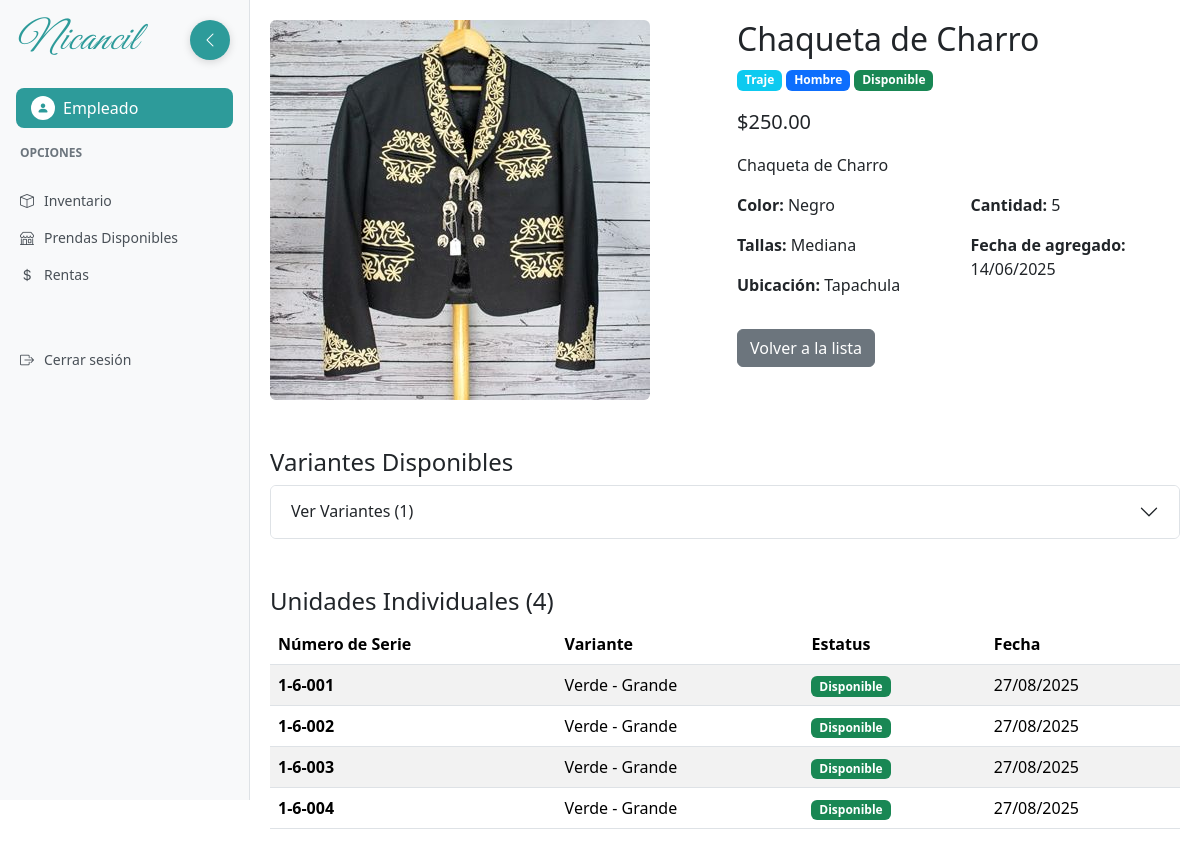
The page /prenda/1/ (signed in) on the database its author committed.
### usuarios/models.py (models this page shows)
class Usuario(AbstractUser):
    ROLES=(
        ("admin", "Administrador"),
        ("emp", "Empleado"),
        )
    rol=models.CharField(max_length=10, choices=ROLES, default="emp")

### inventario/models.py (models this page shows, shortened)
class Prenda(models.Model):
    TIPOS = (
        ('traje', 'Traje'),
        ('vestido', 'Vestido'),
        ('accesorio', 'Accesorio'),
    )
    ESTATUS = (
        ('disponible', 'Disponible'),
        ('apartado', 'Apartado'),
        ('en_uso', 'En Uso'),
        ('dañado', 'Dañado'),
        ('mantenimiento', 'En Mantenimiento'),
        ('lavanderia', 'En Lavandería'),
    )
    GENEROS = (
        ('hombre', 'Hombre'),
        ('mujer', 'Mujer'),
        ('unisex', 'Unisex'),
    )
    nombre = models.CharField(max_length=100)
    descripcion = models.TextField()
    precio = models.DecimalField(max_digits=10, decimal_places=2)
    tipo = models.CharField(max_length=20, choices=TIPOS, default='traje')
    color = models.CharField(max_length=50, blank=True)
    estatus = models.CharField(max_length=20, choices=ESTATUS, default='disponible')
    tallas = models.CharField(max_length=50, blank=True)
    genero = models.CharField(max_length=10, choices=GENEROS, default='unisex')
    lugar = models.CharField(max_length=100, blank=True, verbose_name="Lugar o sitio del traje")
    cantidad = models.PositiveIntegerField(default=1)
    imagen = models.ImageField(upload_to='prendas/', null=True, blank=True)
    fecha_creacion = models.DateTimeField(auto_now_add=True)

class PrendaUnidad(models.Model):
    variante=models.ForeignKey(PrendaVariante, on_delete=models.CASCADE, related_name='unidades' )
    numero_serie=models.CharField(max_length=20, unique=True)
    estatus=models.CharField(max_length=20, choices=Prenda.ESTATUS, default='disponible')
    fecha_creacion=models.DateTimeField(auto_now_add=True)
    notas=models.TextField(blank=True, help_text="Notas adicionales sobre la unidad")
    class Meta:
        verbose_name="Unidad de Prenda"
        verbose_name_plural="Unidades de Prenda"
        ordering=['numero_serie']

class PrendaVariante(models.Model):
    prenda = models.ForeignKey(Prenda, on_delete=models.CASCADE, related_name='variantes')
    color = models.CharField(max_length=50)
    talla = models.CharField(max_length=20)
    cantidad = models.PositiveIntegerField(default=1)
    estatus = models.CharField(max_length=20, choices=Prenda.ESTATUS)
    imagen = models.ImageField(upload_to='variantes/', null=True, blank=True)
    class Meta:
        unique_together = ('prenda', 'color', 'talla')

### inventario/views.py (the view)
# urls.py: path('prenda/<int:pk>/', views.prenda_detalle, name='prenda_detalle'),
@login_required
def prenda_detalle(request, pk):
    prenda = get_object_or_404(Prenda, pk=pk)
    unidades=PrendaUnidad.objects.filter(variante__prenda=prenda)
    return render(request, 'inventario/prenda_detalle.html', {'prenda': prenda, 'unidades':unidades})

### templates/inventario/prenda_detalle.html (shortened to what this page needs)
{% extends 'base_dashboard.html' %}
{% block content %}
    <div class="row">
        <div class="col-md-6">
            {% if prenda.imagen %}
                <img src="{{ prenda.imagen.url }}" class="img-fluid rounded" alt="{{ prenda.nombre }}">
            {% else %}
                <div class="bg-light text-center py-5 rounded">Sin imagen</div>
            {% endif %}
        </div>
        <div class="col-md-6">
            <h2>{{ prenda.nombre }}</h2>
            <p>
                <span class="badge bg-info">{{ prenda.get_tipo_display }}</span>
                <span class="badge bg-primary">{{ prenda.get_genero_display }}</span>
                <span class="badge {% if prenda.estatus == 'disponible' %}bg-success{% elif prenda.estatus == 'apartado' %}bg-warning{% else %}bg-danger{% endif %}">
                    {{ prenda.get_estatus_display }}
                </span>
            </p>
            <p class="lead">${{ prenda.precio }}</p>
            <p>{{ prenda.descripcion }}</p>
            <div class="row mt-3">
                <div class="col-md-6">
                    <p><strong>Color:</strong> {{ prenda.color|default:"No especificado" }}</p>
                    <p><strong>Tallas:</strong> {{ prenda.tallas|default:"No especificado" }}</p>
                    <p><strong>Ubicación:</strong> {{ prenda.lugar|default:"No especificado" }}</p>
                </div>
                <div class="col-md-6">
                    <p><strong>Cantidad:</strong> {{ prenda.cantidad }}</p>
                    <p><strong>Fecha de agregado:</strong> {{ prenda.fecha_creacion|date:"d/m/Y" }}</p>
                </div>
            </div>
            <a href="{% url 'prenda_lista' %}" class="btn btn-secondary mt-3">Volver a la lista</a>
        </div>
    </div>
    {% if prenda.variantes.exists %}
    <div class="row mt-5">
        <div class="col-12">
            <h4>Variantes Disponibles</h4>
            <div class="accordion" id="variantesAccordion">
                <div class="accordion-item">
                    <h2 class="accordion-header" id="headingVariantes">
                        <button class="accordion-button collapsed" type="button" data-bs-toggle="collapse" data-bs-target="#collapseVariantes" aria-expanded="false" aria-controls="collapseVariantes">
                            Ver Variantes ({{ prenda.variantes.count }})
                        </button>
                    </h2>
                </div>
            </div>
        </div>
    </div>
    {% endif %}
    {% if unidades %}
    <div class="row mt-5">
        <div class="col-12">
            <h4>Unidades Individuales ({{ unidades.count }})</h4>
            <div class="table-responsive">
                <table class="table table-striped">
                    <thead>
                        <tr>
                            <th>Número de Serie</th>
                            <th>Variante</th>
                            <th>Estatus</th>
                            <th>Fecha</th>
                        </tr>
                    </thead>
                    <tbody>
                        {% for unidad in unidades %}
                        <tr>
                            <td><strong>{{ unidad.numero_serie }}</strong></td>
                            <td>{{ unidad.variante.color }} - {{ unidad.variante.talla }}</td>
                            <td>
                                <span class="badge bg-{% if unidad.estatus == 'disponible' %}success{% elif unidad.estatus == 'apartado' %}warning{% else %}danger{% endif %}">
                                    {{ unidad.get_estatus_display }}
                                </span>
                            </td>
                            <td>{{ unidad.fecha_creacion|date:"d/m/Y" }}</td>
                        </tr>
                        {% endfor %}
                    </tbody>
                </table>
            </div>
        </div>
    </div>
    {% endif %}
{% endblock %}

### templates/base_dashboard.html (shortened to what this page needs)
<!DOCTYPE html>
<html lang="es">
<head>
    <link href="https://cdn.jsdelivr.net/npm/bootstrap@5.3.2/dist/css/bootstrap.min.css" rel="stylesheet">
    <link href="https://cdn.jsdelivr.net/npm/bootstrap-icons@1.10.0/font/bootstrap-icons.css" rel="stylesheet">
    {% load static %}
    <link rel="stylesheet" type="text/css" href="{% static 'css/dashboard.css' %}">
</head>
<body>
    <div class="sidebar position-fixed" id="sidebar" style="width: 250px; transition: all 0.3s ease;">
        <div class="p-3">
            <h1 class="nicancil-font text-nicancil-teal mb-4" style="transition: opacity 0.3s ease, visibility 0.3s ease;">Nicancil</h1>
            <div class="user-profile" style="transition: all 0.3s ease;">
                <div class="user-icon">
                    <i class="bi bi-person-fill"></i>
                </div>
                <span class="user-name" style="transition: opacity 0.3s ease, visibility 0.3s ease;">{{ user.username }}</span>
            </div>
        </div>
        <div class="sidebar-section-title" style="transition: opacity 0.3s ease, visibility 0.3s ease;">Opciones</div>
        <nav class="sidebar-nav">
            <a href="{% url 'inventario' %}" class="sidebar-nav-item {% if request.path == '/inventario/' %}active{% endif %}">
                <i class="bi bi-box"></i>
                <span style="transition: opacity 0.3s ease, visibility 0.3s ease;">Inventario</span>
            </a>
            <a href="{% url 'prenda_lista' %}" class="sidebar-nav-item {% if request.path == '/tienda/' %}active{% endif %}">
                <i class="bi bi-shop"></i>
                <span style="transition: opacity 0.3s ease, visibility 0.3s ease;">Prendas Disponibles</span>
            </a>
            <a href="{% url 'lista_rentas' %}" class="sidebar-nav-item {% if '/rentas/' in request.path %}active{% endif %}">
                <i class="bi bi-currency-dollar"></i>
                <span style="transition: opacity 0.3s ease, visibility 0.3s ease;">Rentas</span>
            </a>
            <a href="{% url 'logout' %}" class="sidebar-nav-item mt-5">
                <i class="bi bi-box-arrow-right"></i>
                <span style="transition: opacity 0.3s ease, visibility 0.3s ease;">Cerrar sesión</span>
            </a>
        </nav>
    </div>
    <button class="sidebar-toggle" id="sidebarToggle" style="position: fixed; left: 190px; top: 20px; z-index: 1001; background-color: #2D9B9A; color: white; border: none; width: 40px; height: 40px; border-radius: 50%; display: flex; align-items: center; justify-content: center; cursor: pointer; transition: all 0.3s ease; box-shadow: 0 2px 8px rgba(0,0,0,0.15);">
        <i class="bi bi-chevron-left"></i>
    </button>
    <div class="main-content-wrapper" id="mainContent" style="margin-left: 250px; transition: margin-left 0.3s ease;">
        {% block content %}{% endblock %}
    </div>
</body>
</html>

### static/css/dashboard.css (style rules this page uses)
:root { --nicancil-teal: #2D9B9A; }
.text-nicancil-teal { color: var(--nicancil-teal) !important; }
.nicancil-font { font-family: 'Great Vibes', cursive; font-weight: 400; letter-spacing: 1px; font-style: italic; font-size: 2.5rem; color: var(--nicancil-teal); }
.sidebar { min-height: 100vh; background-color: #f8f9fa; border-right: 1px solid #dee2e6; width: 250px; transition: all 0.3s ease; z-index: 1000; }
.main-content-wrapper { margin-left: 250px; min-height: 100vh; padding: 20px; transition: margin-left 0.3s ease; }
.sidebar-toggle { position: fixed; left: 210px; top: 20px; z-index: 1001; background-color: var(--nicancil-teal); color: white; border: none; width: 40px; height: 40px; border-radius: 50%; display: flex; align-items: center; justify-content: center; cursor: pointer; transition: all 0.3s ease; box-shadow: 0 2px 8px rgba(0,0,0,0.15); }
.user-profile { background-color: var(--nicancil-teal); color: white; padding: 8px 15px; border-radius: 8px; display: flex; align-items: center; gap: 8px; font-weight: 500; }
.user-icon { background-color: white; color: var(--nicancil-teal); width: 24px; height: 24px; border-radius: 50%; display: flex; align-items: center; justify-content: center; font-size: 12px; }
.sidebar-nav { padding: 0; margin-top: 20px; }
.sidebar-section-title { color: #6c757d; font-size: 12px; font-weight: 600; text-transform: uppercase; margin-bottom: 10px; padding: 0 20px; }
.sidebar-nav-item { display: flex; align-items: center; padding: 8px 20px; color: #495057; text-decoration: none; font-size: 14px; gap: 10px; transition: all 0.3s ease; position: relative; }
.sidebar-nav-item span { transition: opacity 0.3s ease, visibility 0.3s ease; }

### rows shown on the page
Usuario: username "Empleado"
Prenda: imagen (picture), nombre "Chaqueta de Charro", tipo "Traje", genero "Hombre", estatus "Disponible", precio "250.00", descripcion "Chaqueta de Charro", color "Negro", tallas "Mediana", lugar "Tapachula", cantidad "5", fecha_creacion "14/06/2025", variantes.count "1"
PrendaUnidad: numero_serie "1-6-001", variante.color "Verde", variante.talla "Grande", estatus "Disponible", fecha_creacion "27/08/2025"
PrendaUnidad: numero_serie "1-6-002", variante.color "Verde", variante.talla "Grande", estatus "Disponible", fecha_creacion "27/08/2025"
PrendaUnidad: numero_serie "1-6-003", variante.color "Verde", variante.talla "Grande", estatus "Disponible", fecha_creacion "27/08/2025"
PrendaUnidad: numero_serie "1-6-004", variante.color "Verde", variante.talla "Grande", estatus "Disponible", fecha_creacion "27/08/2025"

### other values the page prints
{{ unidades.count }} "4"
